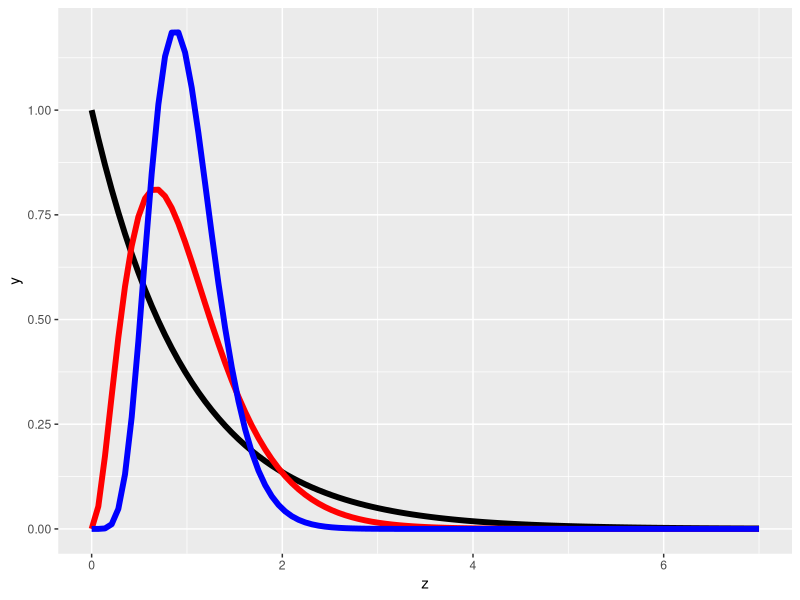
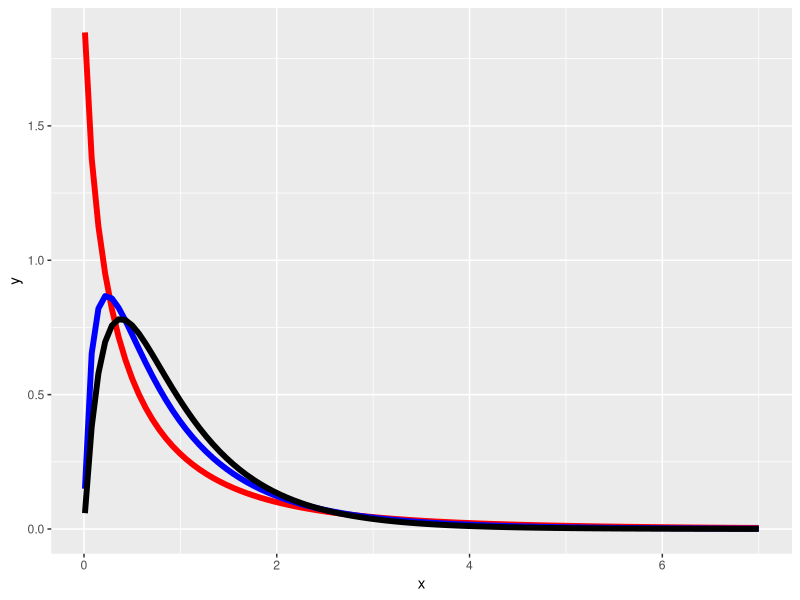
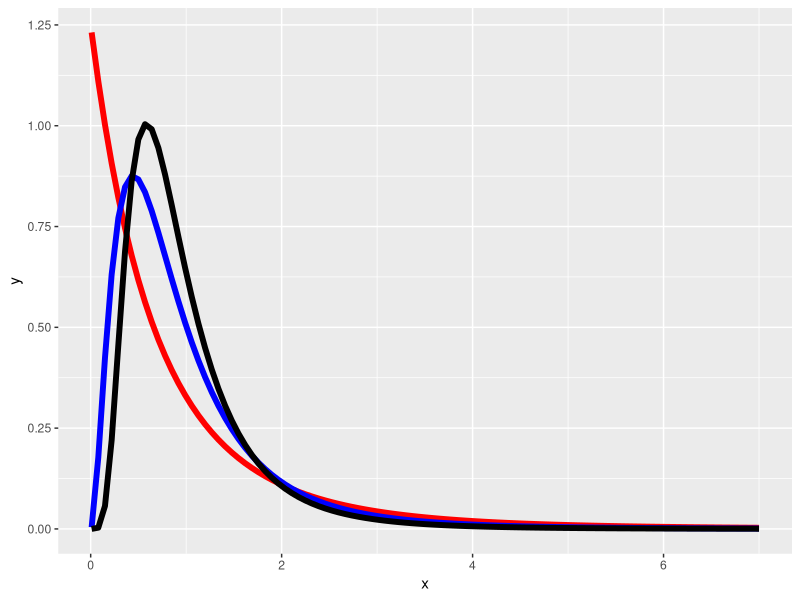

R code for these plots, in order:
require(ggplot2)

#gamma distribution
 ggplot(data=data.frame(z=seq(0, 7, length.out = 500)), aes(x=z)) + 
  stat_function(fun=dgamma, geom = "line", size=2, col="black", args = list(shape=1,scale=1)) +
  stat_function(fun=dgamma, geom = "line", size=2, col="red", args = list(shape=3,scale=1/3)) +
  stat_function(fun=dgamma, geom = "line", size=2, col="blue", args = list(shape=8,scale=1/8))


# k distribution
dKI <- function(z, p_alpha, p_lambda, p_Looks, log=FALSE) {
  
  if(log==FALSE) {
    
    lLz <- p_lambda * p_Looks* z
    
    return((2*p_lambda*p_Looks/(gamma(p_alpha)*gamma(p_Looks))) *
             (lLz)^((p_alpha+p_Looks)/2-1) *
             besselK(x = 2*sqrt(lLz), nu = p_alpha-p_Looks)
    )
  }
  
}

ggplot(data=data.frame(x=seq(0.01, 7, length.out = 500)), aes(x=x)) +
  stat_function(fun=dKI, geom = "line", size=2, col="red", args = list(p_alpha=2, p_lambda= 2, p_Looks=1)) +
  stat_function(fun=dKI, geom = "line", size=2, col="blue", args = list(p_alpha=2, p_lambda=2, p_Looks=3)) +
  stat_function(fun=dKI, geom = "line", size=2, col="black", args = list(p_alpha=2, p_lambda=2, p_Looks=8))

# g0 distribution
fz <-function(z,a,r,L)
{
  L^L*gamma(L-a)*z^(L-1)/(r^a*gamma(L)*gamma(-a)*(r+L*z)^(L-a))
}
ggplot(data=data.frame(x=seq(0.01, 7, length.out = 500)), aes(x=x)) + 
  stat_function(fun=fz, geom = "line", size=2, col="red", args = list(a=-5, r=4, L=1)) +
  stat_function(fun=fz, geom = "line", size=2, col="blue", args = list(a=-5, r=4, L=3)) +
  stat_function(fun=fz, geom = "line", size=2, col="black", args = list(a=-5, r=4, L=8))

